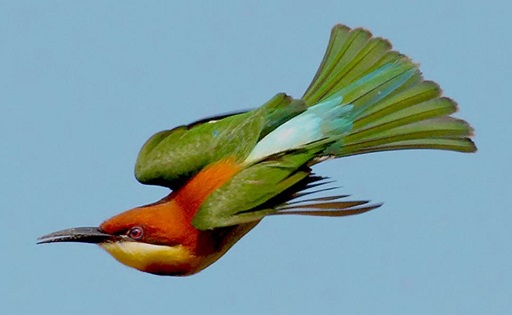
%> input picture beeeater.JPG, 512 x 315 px
$ octave 'Fuzzy Edge Detection.m'   (GNU Octave 9; MATLAB toolbox functions it lacks are replaced by stand-ins)
%> lines starting %> are read from the running program, lines starting %| are printed output that depends on the picture
%> further down, Irgb is the input picture: size 315x512x3 uint8; mean R, G, B 127.8, 158.7, 163.2
### fuzzyedge.m
function [Ieval,Irgb]=fuzzyedge(Irgb)
warning('off');
Irgb = Irgb;
% Use the standard NTSC conversion formula to calculate the effective luminance of each pixel.
Igray = 0.2989*Irgb(:,:,1)+0.5870*Irgb(:,:,2)+0.1140*Irgb(:,:,3);
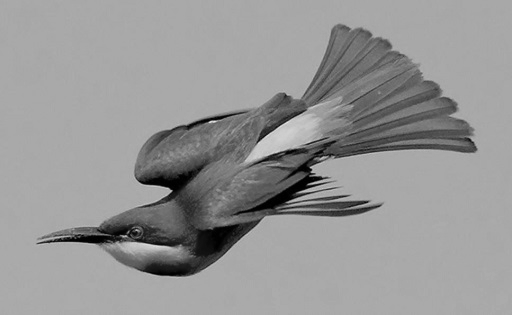
%> Igray: size 315x512 uint8; min 0, max 231, mean 149.8

% The Fuzzy Logic Toolbox operates on double-precision numbers only.
I = double(Igray);
% Scale I so that its elements are in the [0 1] range.
classType = class(Igray);
%> classType = 'uint8'
scalingFactor = double(intmax(classType));
%> scalingFactor = 255
I = I/scalingFactor;
% Obtain Image Gradient
% The fuzzy logic edge-detection algorithm for this example relies on the image gradient
Gx = [-1 1];
Gy = Gx';
Ix = conv2(I,Gx,'same');
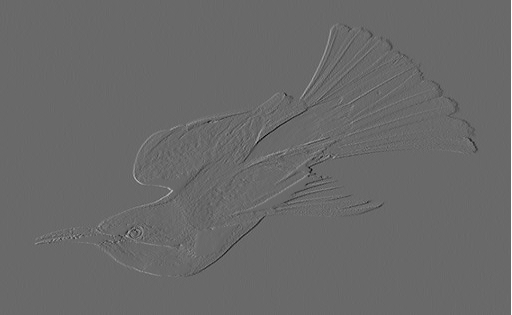
%> Ix: size 315x512 double; min -0.471, max 0.667, mean 0.00129; drawn with min black and max white
Iy = conv2(I,Gy,'same');
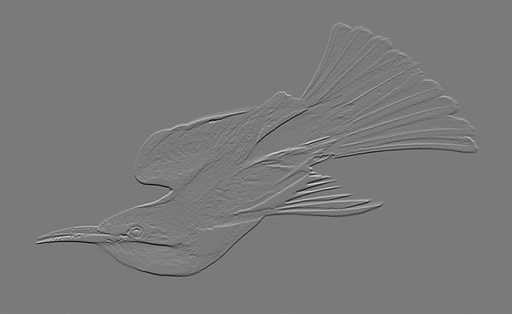
%> Iy: size 315x512 double; min -0.624, max 0.675, mean 0.00209; drawn with min black and max white

% Define Fuzzy Inference System (FIS) for Edge Detection
% Create a Fuzzy Inference System (FIS) for edge detection, edgeFIS.
edgeFIS = newfis('edgeDetection');
% Specify the image gradients, Ix and Iy, as the inputs of edgeFIS.
edgeFIS = addvar(edgeFIS,'input','Ix',[-1 1]);
edgeFIS = addvar(edgeFIS,'input','Iy',[-1 1]);
% Specify a zero-mean Gaussian membership function for each input.
% If the gradient value for a pixel is 0, then it belongs to the zero membership function with a degree of 1.
sx = 0.1; sy = 0.1;
edgeFIS = addmf(edgeFIS,'input',1,'zero','gaussmf',[sx 0]);
edgeFIS = addmf(edgeFIS,'input',2,'zero','gaussmf',[sy 0]);
% Specify the intensity of the edge-detected image as an output of edgeFIS.
edgeFIS = addvar(edgeFIS,'output','Iout',[0 1]);
% Specify the triangular membership functions, white and black, for Iout.
wa = 0.1; wb = 1; wc = 1;
ba = 0; bb = 0; bc = .7;
%> the run ends on the next line
edgeFIS = addmf(edgeFIS,'output',1,'white','trimf',[wa wb wc]);
edgeFIS = addmf(edgeFIS,'output',1,'black','trimf',[ba bb bc]);
% Plot the membership functions of the inputs/outputs of edgeFIS.

% Specify FIS Rules
% Add rules to make a pixel white if it belongs to a uniform region. Otherwise, make the pixel black.
r1 = 'If Ix is zero and Iy is zero then Iout is white';
r2 = 'If Ix is not zero or Iy is not zero then Iout is black';
r = char(r1,r2);
edgeFIS = parsrule(edgeFIS,r);
showrule(edgeFIS)
% Evaluate FIS
% Evaluate the output of the edge detector for each row of pixels in I using corresponding rows of Ix and Iy as inputs.
Ieval = zeros(size(I));% Preallocate the output matrix
for ii = 1:size(I,1)
    Ieval(ii,:) = evalfis([(Ix(ii,:));(Iy(ii,:));]',edgeFIS);
end
% Plot Results
subplot(2,2,1); plotmf(edgeFIS,'input',1); title('Ix');
subplot(2,2,2); plotmf(edgeFIS,'input',2); title('Iy');
subplot(2,2,[3 4]); plotmf(edgeFIS,'output',1); title('Iout')
figure;
subplot(2,3,1)
image(Ix,'CDataMapping','scaled'); colormap('gray'); title('Ix');
subplot(2,3,2)
image(Iy,'CDataMapping','scaled'); colormap('gray'); title('Iy');
subplot(2,3,3)
image(I,'CDataMapping','scaled'); colormap('gray');
subplot(2,3,4)
image(Irgb,'CDataMapping','scaled'); colormap('gray');
subplot(2,3,5)
image(Ieval,'CDataMapping','scaled'); colormap('gray');
title('Fuzzy Edges');
subplot(2,3,6)
image(imcomplement(Ieval),'CDataMapping','scaled'); colormap('gray');
title('Fuzzy Edges 2');
% Summary
% You detected the edges in an image using a FIS, comparing the gradient of every pixel in the x and y directions.
% If the gradient for a pixel is not zero, then the pixel belongs to an edge (black). You defined the gradient as
% zero using Gaussian membership functions for your FIS inputs.
end

### Fuzzy Edge Detection.m
%% Fuzzy Edge Detection
clc;
clear;
Irgb=imread('beeeater.jpg');
[Ieval]=fuzzyedge(Irgb);
